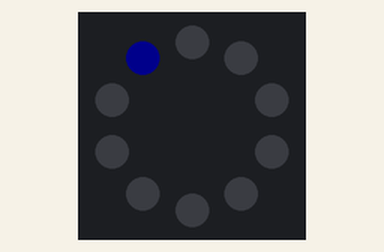
Bench run of a program on a simulated Circuit Playground running CircuitPython. On the bench: the board's ring of 10 RGB LEDs (number 0 left of the top, counting anticlockwise). Dim RGB values are drawn brighter than linear.

Above: at 0.01 s.
At 0.46 s:
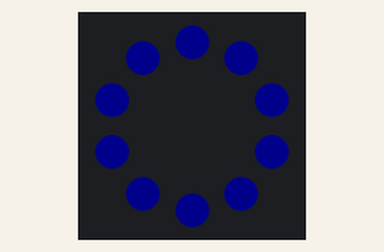
At 1.22 s:
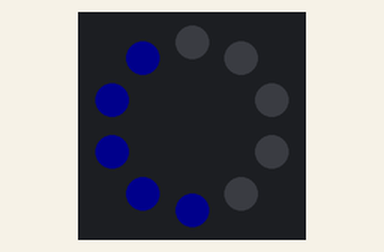

Measured:
- by itself, everything shown: repeats every 1.0 s, in 20 steps

The program:

sample_code.py
```python
from adafruit_circuitplayground.express import cpx
import time

# Change the color here.
color = (0,0,255)

# Change the delay here. The lower the delay value the faster the animation.
delay = 50

pixels = cpx.pixels
pixels.brightness = 0.05
pixels.fill((0, 0, 0))
pixels.show()


while True:
    for i in range(0, len(pixels)):
        pixels[i] = color
        time.sleep(delay * 1/1000)

    for i in range(0, len(pixels)):
        pixels[i] = (0,0,0)
        time.sleep(delay * 1/1000) 
```
